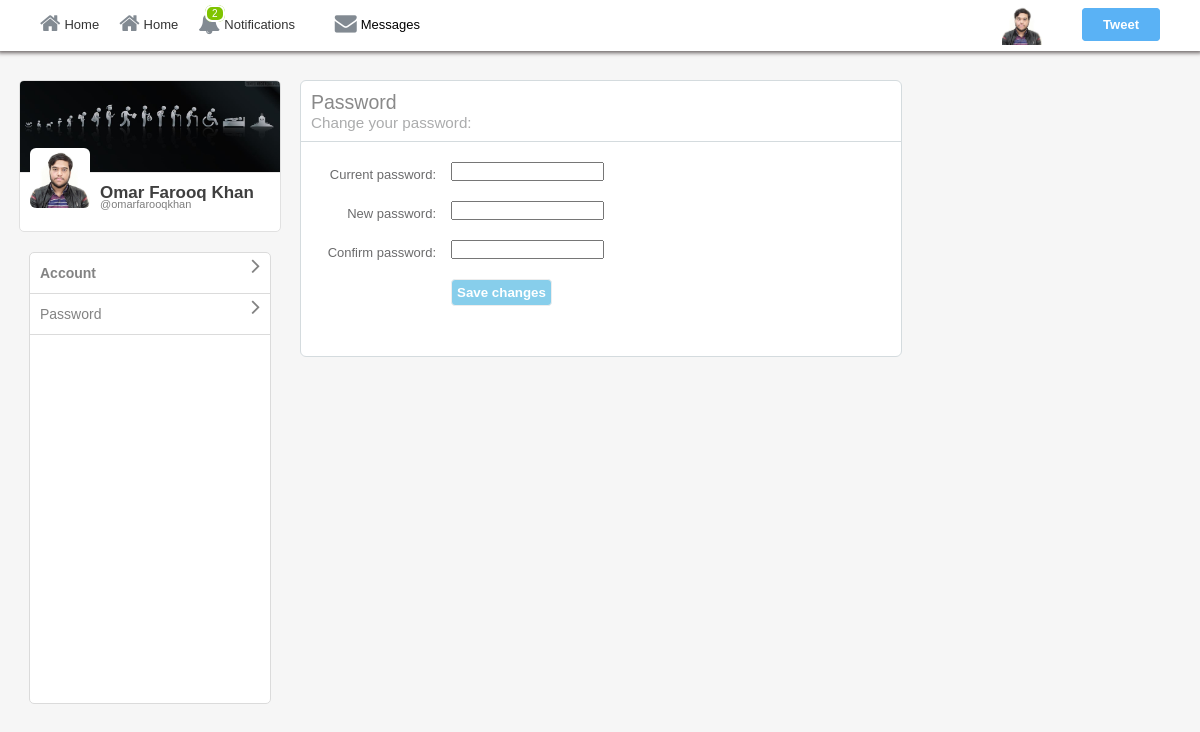
/password.php (signed in), run on the app's committed database.
### tables this page shows
CREATE TABLE `users` (
  `user_id` int(11) NOT NULL,
  `username` varchar(40) NOT NULL,
  `email` varchar(255) NOT NULL,
  `password` varchar(32) NOT NULL,
  `screenName` varchar(40) NOT NULL,
  `profileImage` varchar(255) NOT NULL,
  `profileCover` varchar(255) NOT NULL,
  `following` int(11) NOT NULL,
  `followers` int(11) NOT NULL,
  `bio` varchar(140) NOT NULL,
  `country` varchar(255) NOT NULL,
  `website` varchar(255) NOT NULL
);

### core/init.php (called while the page is built, shortened)
<?php
	include 'database/connection.php';
	include 'classes/user.php';
	include 'classes/follow.php';
	include 'classes/message.php';
	global $pdo;
	$getFromU = new User($pdo);
	$getFromM = new Message($pdo);
?>

### core/classes/message.php (called while the page is built, shortened)
<?php
	class Message extends User
	{
		function __construct($pdo)
		{
			$this->pdo = $pdo;
		}
		public function getNotificationCount($user_id){
			$stmt= $this->pdo->prepare("SELECT COUNT(`messageID`) as `totalM`, (SELECT COUNT(`ID`) FROM `notification` where `notificationFor`=:user_id AND `status`='0') as `totalN` FROM `messages` WHERE `messageTo`=:user_id AND `status` = '0' ");
			$stmt->bindParam(':user_id',$user_id,PDO::PARAM_INT);
			$stmt->execute();
			return $stmt->fetch(PDO::FETCH_OBJ);
		}
	}
?>

### core/classes/user.php (called while the page is built, shortened)
<?php
	class User{
		protected $pdo;
		function __construct($pdo){
			$this->pdo = $pdo;
		}
		public function userData($user_id){
			$stmt = $this->pdo->prepare("SELECT * FROM `users` WHERE `user_id` = :user_id");
			$stmt->bindValue(":user_id",$user_id,PDO::PARAM_INT);
			$stmt->execute();
			return $stmt->fetch(PDO::FETCH_OBJ);
		}
	}
?>

### password.php (the view, shortened to what this page needs)
<?php
	include 'core/init.php';
	$user_id = $_SESSION['user_id'];
	$user = $getFromU->userData($user_id);
	$notify = $getFromM->getNotificationCount($user_id);
?>
<html>
	<head>
		<link rel="stylesheet" href="https://cdnjs.cloudflare.com/ajax/libs/font-awesome/4.6.3/css/font-awesome.css"/>
		<link rel="stylesheet" href="../assets/css/style-complete.css"/>
	</head>
<body>
<div class="wrapper">
<div class="header-wrapper">
<div class="nav-container">
   <div class="nav">
		 <div class="nav-left">
			<ul>
				<li><a href="../home.php"><i class="fa fa-home" aria-hidden="true"></i>Home</a></li>
 								<li><a href="../index.php"><i class="fa fa-home" aria-hidden="true"></i>Home</a></li>
				<li><a href="http://localhost/Connectify/i/notifications"><i class="fa fa-bell" aria-hidden="true"></i>Notifications<span id ="notification"><?php if ($notify->totalN > 0) {
					echo '<span class="span-i">'. $notify->totalN .' </span>';
				}       ?>       </span></a></li>
				<li id="messagePopup"><i class="fa fa-envelope" aria-hidden="true"></i>Messages</li>
 			</ul>
		</div>
		<div class="nav-right">
			<ul>
 				<li class="hover"><label class="drop-label" for="drop-wrap1"><img src="<?php echo '../'.$user->profileImage;?>"/></label>
				</li>
				<li><label for="pop-up-tweet">Tweet</label></li>
			</ul>
		</div>
	</div>
</div>
</div>
	<div class="container-wrap">
		<div class="lefter">
			<div class="inner-lefter">
				<div class="acc-info-wrap">
					<div class="acc-info-bg">
						<img src="<?php echo '../'.$user->profileCover;?>"/>
					</div>
					<div class="acc-info-img">
						<img src="<?php echo '../'.$user->profileImage;?>"/>
					</div>
					<div class="acc-info-name">
						<h3><?php echo $user->screenName;?></h3>
						<span><a href="<?php echo '../'.$user->username;?>">@<?php echo $user->username;?></a></span>
					</div>
				</div>
				<div class="option-box">
					<ul>
						<li>
							<a href="account" class="bold">
							<div>
								Account
								<span><i class="fa fa-angle-right" aria-hidden="true"></i></span>
							</div>
							</a>
						</li>
						<li>
							<a href="password">
							<div>
								Password
								<span><i class="fa fa-angle-right" aria-hidden="true"></i></span>
							</div>
							</a>
						</li>
					</ul>
				</div>
			</div>
		</div>
	<div class="righter">
		<div class="inner-righter">
			<div class="acc">
				<div class="acc-heading">
					<h2>Password</h2>
					<h3>Change your password:</h3>
				</div>
				<form method="POST">
				<div class="acc-content">
					<div class="acc-wrap">
						<div class="acc-left">
							Current password:
						</div>
						<div class="acc-right">
							<input type="password" name="currentPwd"/>
						</div>
					</div>
					<div class="acc-wrap">
						<div class="acc-left">
							New password:
						</div>
						<div class="acc-right">
							<input type="password" name="newPassword" />
						</div>
					</div>
					<div class="acc-wrap">
						<div class="acc-left">
							Confirm password:
						</div>
						<div class="acc-right">
							<input type="password" name="rePassword"/>
						</div>
					</div>
					<div class="acc-wrap">
						<div class="acc-right">
							<input type="Submit" name="submit" value="Save changes"/>
						</div>
						<div class="settings-error">
 						</div>
					</div>
				 </form>
				</div>
			</div>
		</div>
	</div>
</div>
</body>
</html>

### assets/css/style-complete.css (style rules this page uses)
* { margin: 0px auto; padding: 0px; font-family: Helvetica; }
body { font-family: Helvetica; font-size: 13px; background: #f6f6f6; }
ul { list-style:none; }
.wrapper { width:100%; }
.header-wrapper { width:100%; background:white; position: fixed; top:0; z-index: 10000; }
.nav-container { width:95%; margin:0px auto; }
.nav { width:100%; height:50px; }
.nav ul li { line-height: 50px; float:left; margin-right: 0px; padding: 0px 10px; cursor:pointer; transition: all 200ms ease-in-out; }
.nav ul li a { color:#333; text-decoration:none; }
.nav-left { width:50%; float:left; }
.nav-right { width:50%; float:right; }
.nav-right ul { float:right; }
.nav .nav-left ul li i { margin-right: 4px; color: #828a92; font-size: 22px; position: relative; top: 2px; }
.drop-label { background: none !important; border: none !important; }
.nav-right { height: 50px; }
.nav .nav-right ul li img { width: 40px; margin-top: 5px; }
.nav .nav-right ul li label { background: #5ab2f5; border: 1px solid #5ab2f5; padding: 8px 20px; border-radius: 4px; color: #fff; font-weight: 600; -webkit-user-select: none; -moz-user-select:none; user-select: none; cursor:pointer; }
label { cursor: pointer; }
.header-wrapper { box-shadow: 0px 0px 4px 2px #6c6565; }
.container-wrap { width: 100%; margin-top: 80px; }
.acc-heading { border-bottom: 1px solid #d4dbde; padding: 10px; }
.acc-heading h3 { color: #abacad; font-weight: normal; }
.acc-heading h2 { color: #898989; font-weight: normal; }
.settings-error { width: 100%; overflow: hidden; color: #919295; text-align: center; margin-top: 10px; padding: 10px 0px; }
.lefter { width: 25%; float: left; }
.righter { width: 69%; float: left; }
.inner-righter { width: 600px; background: #fff; border: 1px solid #d4dbde; border-radius: 6px; float: left; }
.acc-left { float: left; margin: 5px 15px; width: 20%; color: #6b6b6c; text-align: right; }
.acc-right { width: 100%; }
.acc-wrap { margin: 20px 0px; }
.acc-right input[type="submit"] { color: #fff; background: skyblue; border: 1px solid #ededed; padding: 5px; border-radius: 4px; font-weight: bold; cursor:pointer; }
.acc-info-wrap { width: 260px; background: #fff; height: 150px; border: 1px solid #e1e1e1; border-radius: 5px; overflow: hidden; cursor: pointer; }
.acc-info-bg { border-bottom: 1px solid #e9e7e7; }
.acc-info-bg img { width: 100%; height: 91px; }
.acc-info-img { position: relative; bottom: 25px; left: 10px; float: left; }
.acc-info-img img { width: 60px; border-radius: 6px; }
.acc-info-name { position: relative; left: 20px; top: 10px; }
.acc-info-name h3 { font-size: 17px; color: #3F3F3F; }
.acc-info-name span { font-weight: normal; font-size: 11px; margin: 0px; position: relative; top: -5px; color: #7e7e7e; }
.acc-info-name span a { text-decoration:none; color: #7e7e7e; }
.option-box { margin-top: 20px; background: #fff; width: 80%; height: 450px; border: 1px solid #dbdbdb; border-radius: 5px; }
.option-box ul { list-style: none; }
.option-box ul li { line-height: 40px; font-size: 14px; border-bottom: 1px solid #dbdbdb; }
.option-box ul li a { text-decoration: none; color: #838383; display: block; padding-left: 10px; }
.option-box ul li span { float: right; margin: 0px 10px; font-size: 24px; font-weight: bolder; }
.bold { font-weight: bolder; color: #3e3e3e; }
.span-i { background: #7fc400; padding: 1px 5px; border-radius: 7px; border: 2px solid #fff; color: #fff; position: relative; right: 90px; top: -12px; font-size: 10px; }

### data on the page
users: profileImage (picture), profileCover (picture), screenName "Omar Farooq Khan", username "omarfarooqkhan"

### other printed values
$notify->totalN "2"
